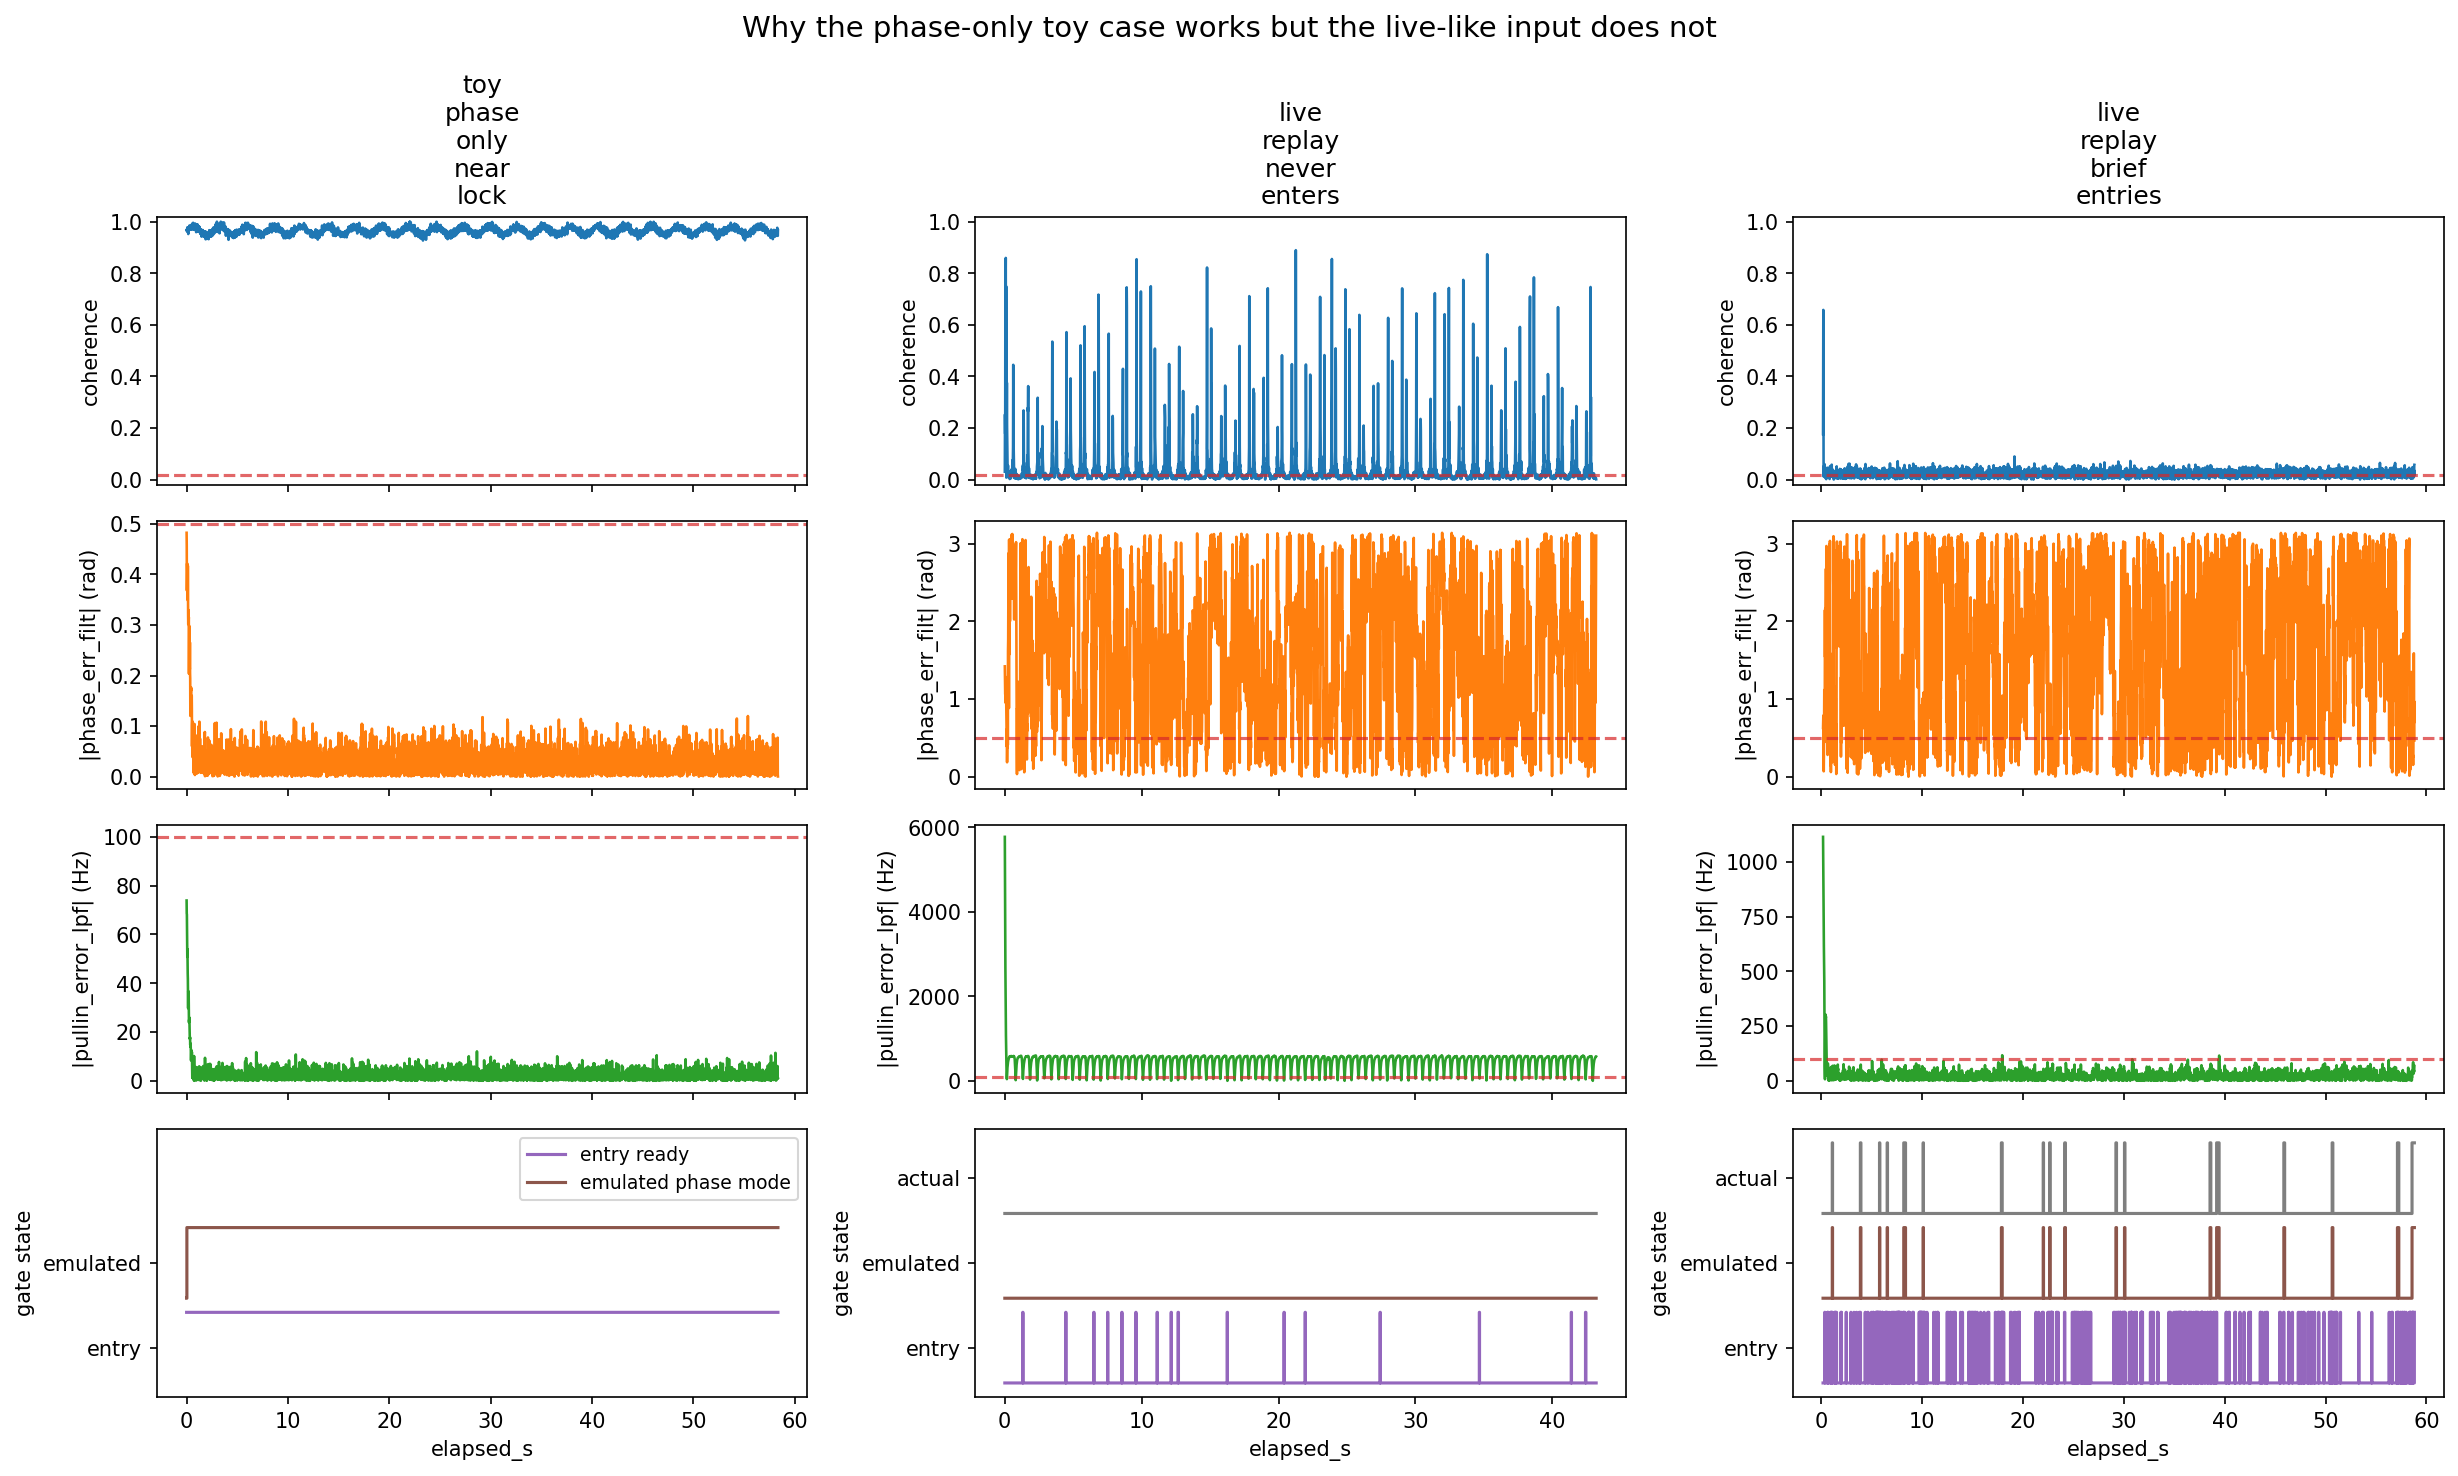

The script that saved this image:
from __future__ import annotations

import csv
import json
from dataclasses import asdict, dataclass
from pathlib import Path
from typing import Any

import matplotlib.pyplot as plt
import numpy as np


ROOT = Path(__file__).resolve().parent


@dataclass(frozen=True)
class GateConfig:
    coh_min: float = 0.02
    pullin_quality_min: float = 0.10
    phase_enter_max_err_rad: float = 0.5
    pullin_switch_hz: float = 100.0
    pullin_exit_hz: float = 300.0
    pullin_enter_dwell_updates: int = 3
    pullin_exit_dwell_updates: int = 2


LIVE_CASE_PATHS: dict[str, Path] = {
    "live_replay_never_enters": ROOT
    / "NotebookBased/runs/20260402_170940_live_hybrid_one_min_self_observer/pid/nsamp_32768/pid_nsamp32768.csv",
    "live_replay_brief_entries": ROOT
    / "NotebookBased/runs/20260402_184922_live_hybrid_one_min_open_closed_dwell3/pid/nsamp_32768/pid_nsamp32768.csv",
}


def _load_rows(path: Path) -> list[dict[str, str]]:
    with path.open(newline="") as fh:
        return list(csv.DictReader(fh))


def _float_column(rows: list[dict[str, str]], key: str, fallback_key: str | None = None) -> np.ndarray:
    values: list[float] = []
    for row in rows:
        raw = row.get(key, "")
        if (not raw) and fallback_key is not None:
            raw = row.get(fallback_key, "")
        try:
            values.append(float(raw))
        except (TypeError, ValueError):
            values.append(float("nan"))
    return np.asarray(values, dtype=np.float64)


def _int_column(rows: list[dict[str, str]], key: str) -> np.ndarray:
    values: list[int] = []
    for row in rows:
        raw = row.get(key, "0")
        try:
            values.append(int(float(raw)))
        except (TypeError, ValueError):
            values.append(0)
    return np.asarray(values, dtype=np.int64)


def _stage_column(rows: list[dict[str, str]]) -> np.ndarray:
    return np.asarray([str(row.get("stage", "")) for row in rows], dtype=object)


def _median_elapsed_step(elapsed_s: np.ndarray) -> float:
    if elapsed_s.size < 2:
        return float("nan")
    diffs = np.diff(elapsed_s)
    diffs = diffs[np.isfinite(diffs)]
    if diffs.size == 0:
        return float("nan")
    return float(np.median(diffs))


def load_live_case(label: str, path: Path) -> dict[str, Any]:
    rows = _load_rows(path)
    elapsed_s = _float_column(rows, "elapsed_s")
    stage = _stage_column(rows)
    actual_in_phase = stage == "phase_lock"
    return {
        "label": label,
        "kind": "live_replay",
        "source_path": str(path),
        "elapsed_s": elapsed_s,
        "dt_s": _median_elapsed_step(elapsed_s),
        "control_coherence": _float_column(rows, "control_coherence", fallback_key="coherence"),
        "control_pullin_quality": _float_column(
            rows, "control_pullin_quality", fallback_key="pullin_quality"
        ),
        "phase_err_filt_rad": _float_column(rows, "phase_err_filt_rad"),
        "pullin_error_lpf_hz": _float_column(rows, "pullin_error_lpf_hz"),
        "actual_in_phase": actual_in_phase,
        "actual_stage_switch_events": _int_column(rows, "stage_switch_event"),
        "actual_actions": np.asarray([str(row.get("action", "")) for row in rows], dtype=object),
    }


def make_toy_case(
    *,
    n_updates: int,
    dt_s: float,
    seed: int = 0,
) -> dict[str, Any]:
    rng = np.random.default_rng(seed)
    idx = np.arange(n_updates, dtype=np.float64)
    elapsed_s = idx * float(dt_s)
    control_coherence = np.clip(
        0.965 + 0.015 * np.sin(idx / 31.0) + rng.normal(scale=0.008, size=n_updates),
        0.0,
        1.0,
    )
    control_pullin_quality = np.clip(0.992 + rng.normal(scale=0.002, size=n_updates), 0.0, 1.0)
    phase_err_filt_rad = (
        0.46 * np.exp(-idx / 28.0)
        + 0.03 * np.sin(idx / 12.0)
        + rng.normal(scale=0.03, size=n_updates)
    )
    phase_err_filt_rad = np.clip(phase_err_filt_rad, -np.pi, np.pi)
    pullin_error_lpf_hz = 75.0 * np.exp(-idx / 16.0) + rng.normal(scale=3.0, size=n_updates)
    return {
        "label": "toy_phase_only_near_lock",
        "kind": "toy",
        "source_path": "synthetic",
        "elapsed_s": elapsed_s,
        "dt_s": float(dt_s),
        "control_coherence": control_coherence,
        "control_pullin_quality": control_pullin_quality,
        "phase_err_filt_rad": phase_err_filt_rad,
        "pullin_error_lpf_hz": pullin_error_lpf_hz,
        "actual_in_phase": None,
        "actual_stage_switch_events": None,
        "actual_actions": None,
    }


def longest_true_streak(mask: np.ndarray) -> tuple[int, int]:
    best_len = 0
    best_start = -1
    cur_len = 0
    cur_start = 0
    for idx, value in enumerate(mask.astype(bool)):
        if value:
            if cur_len == 0:
                cur_start = idx
            cur_len += 1
            if cur_len > best_len:
                best_len = cur_len
                best_start = cur_start
        else:
            cur_len = 0
    return best_len, best_start


def emulate_phase_mode(case: dict[str, Any], gate: GateConfig) -> dict[str, Any]:
    coherence = np.asarray(case["control_coherence"], dtype=np.float64)
    pullin_quality = np.asarray(case["control_pullin_quality"], dtype=np.float64)
    phase_err_filt = np.asarray(case["phase_err_filt_rad"], dtype=np.float64)
    pullin_error_lpf = np.asarray(case["pullin_error_lpf_hz"], dtype=np.float64)
    n_updates = coherence.size

    entry_ready = np.zeros(n_updates, dtype=bool)
    emulated_in_phase = np.zeros(n_updates, dtype=bool)
    emulated_switch_events = np.zeros(n_updates, dtype=np.int64)

    in_phase_mode = False
    lock_counter = 0
    unlock_counter = 0
    switch_count = 0

    for idx in range(n_updates):
        phase_coh_ok = bool(
            np.isfinite(coherence[idx]) and (coherence[idx] >= float(gate.coh_min))
        )
        pullin_quality_ok = bool(
            np.isfinite(pullin_quality[idx])
            and (pullin_quality[idx] >= float(gate.pullin_quality_min))
        )
        phase_err_ok = bool(
            np.isfinite(phase_err_filt[idx])
            and (abs(float(phase_err_filt[idx])) <= float(gate.phase_enter_max_err_rad))
        )
        pullin_err_enter_ok = bool(
            np.isfinite(pullin_error_lpf[idx])
            and (abs(float(pullin_error_lpf[idx])) <= float(gate.pullin_switch_hz))
        )
        pullin_err_exit_ok = bool(
            (not np.isfinite(pullin_error_lpf[idx]))
            or (abs(float(pullin_error_lpf[idx])) >= float(gate.pullin_exit_hz))
        )

        enter_ok = phase_coh_ok and pullin_quality_ok and phase_err_ok and pullin_err_enter_ok
        exit_ok = (not phase_coh_ok) or (not pullin_quality_ok) or pullin_err_exit_ok
        entry_ready[idx] = enter_ok

        if not in_phase_mode:
            lock_counter = lock_counter + 1 if enter_ok else 0
            unlock_counter = 0
            if lock_counter >= int(gate.pullin_enter_dwell_updates):
                in_phase_mode = True
                lock_counter = 0
                switch_count += 1
                emulated_switch_events[idx] = 1
        else:
            lock_counter = 0
            unlock_counter = unlock_counter + 1 if exit_ok else 0
            if unlock_counter >= int(gate.pullin_exit_dwell_updates):
                in_phase_mode = False
                unlock_counter = 0
                switch_count += 1
                emulated_switch_events[idx] = 1

        emulated_in_phase[idx] = in_phase_mode

    return {
        "entry_ready": entry_ready,
        "emulated_in_phase": emulated_in_phase,
        "emulated_switch_events": emulated_switch_events,
        "emulated_stage_switches": int(switch_count),
    }


def summarize_case(case: dict[str, Any], gate_results: dict[str, Any]) -> dict[str, Any]:
    dt_s = float(case["dt_s"])
    coherence = np.asarray(case["control_coherence"], dtype=np.float64)
    phase_err_abs = np.abs(np.asarray(case["phase_err_filt_rad"], dtype=np.float64))
    pullin_err_abs = np.abs(np.asarray(case["pullin_error_lpf_hz"], dtype=np.float64))
    entry_ready = np.asarray(gate_results["entry_ready"], dtype=bool)
    emulated_in_phase = np.asarray(gate_results["emulated_in_phase"], dtype=bool)
    longest_streak_updates, _ = longest_true_streak(entry_ready)

    actual_in_phase = case.get("actual_in_phase")
    actual_switch_events = case.get("actual_stage_switch_events")
    actual_stage_switches = None
    actual_phase_mode_fraction = None
    actual_entered_phase = None
    if actual_in_phase is not None:
        actual_in_phase = np.asarray(actual_in_phase, dtype=bool)
        actual_phase_mode_fraction = float(np.mean(actual_in_phase))
        actual_entered_phase = bool(np.any(actual_in_phase))
    if actual_switch_events is not None:
        actual_stage_switches = int(np.sum(np.asarray(actual_switch_events, dtype=np.int64)))

    return {
        "kind": case["kind"],
        "source_path": case["source_path"],
        "updates": int(coherence.size),
        "dt_s": dt_s,
        "median_coherence": float(np.nanmedian(coherence)),
        "p90_coherence": float(np.nanpercentile(coherence, 90.0)),
        "median_abs_phase_err_filt_rad": float(np.nanmedian(phase_err_abs)),
        "p10_abs_phase_err_filt_rad": float(np.nanpercentile(phase_err_abs, 10.0)),
        "median_abs_pullin_error_lpf_hz": float(np.nanmedian(pullin_err_abs)),
        "p10_abs_pullin_error_lpf_hz": float(np.nanpercentile(pullin_err_abs, 10.0)),
        "entry_ready_fraction": float(np.mean(entry_ready)),
        "longest_entry_ready_streak_updates": int(longest_streak_updates),
        "longest_entry_ready_streak_s": float(longest_streak_updates * dt_s),
        "emulated_enters_phase_lock": bool(np.any(emulated_in_phase)),
        "emulated_phase_mode_fraction": float(np.mean(emulated_in_phase)),
        "emulated_stage_switches": int(gate_results["emulated_stage_switches"]),
        "actual_enters_phase_lock": actual_entered_phase,
        "actual_phase_mode_fraction": actual_phase_mode_fraction,
        "actual_stage_switches": actual_stage_switches,
    }


def plot_cases(
    cases: list[dict[str, Any]],
    gate_results_by_label: dict[str, dict[str, Any]],
    gate: GateConfig,
) -> plt.Figure:
    fig, axes = plt.subplots(nrows=4, ncols=len(cases), figsize=(5.5 * len(cases), 10), sharex="col")
    if len(cases) == 1:
        axes = np.asarray(axes).reshape(4, 1)

    for col, case in enumerate(cases):
        label = str(case["label"])
        elapsed_s = np.asarray(case["elapsed_s"], dtype=np.float64)
        coherence = np.asarray(case["control_coherence"], dtype=np.float64)
        phase_err_abs = np.abs(np.asarray(case["phase_err_filt_rad"], dtype=np.float64))
        pullin_err_abs = np.abs(np.asarray(case["pullin_error_lpf_hz"], dtype=np.float64))
        gate_results = gate_results_by_label[label]
        entry_ready = np.asarray(gate_results["entry_ready"], dtype=bool).astype(np.float64)
        emulated_in_phase = np.asarray(gate_results["emulated_in_phase"], dtype=bool).astype(np.float64)

        axes[0, col].plot(elapsed_s, coherence, color="tab:blue", lw=1.25)
        axes[0, col].axhline(gate.coh_min, color="tab:red", ls="--", alpha=0.7)
        axes[0, col].set_title(label.replace("_", "\n"))
        axes[0, col].set_ylabel("coherence")
        axes[0, col].set_ylim(-0.02, 1.02)

        axes[1, col].plot(elapsed_s, phase_err_abs, color="tab:orange", lw=1.25)
        axes[1, col].axhline(gate.phase_enter_max_err_rad, color="tab:red", ls="--", alpha=0.7)
        axes[1, col].set_ylabel("|phase_err_filt| (rad)")

        axes[2, col].plot(elapsed_s, pullin_err_abs, color="tab:green", lw=1.25)
        axes[2, col].axhline(gate.pullin_switch_hz, color="tab:red", ls="--", alpha=0.7)
        axes[2, col].set_ylabel("|pullin_error_lpf| (Hz)")

        axes[3, col].step(elapsed_s, entry_ready, where="post", color="tab:purple", label="entry ready")
        axes[3, col].step(
            elapsed_s,
            1.2 + emulated_in_phase,
            where="post",
            color="tab:brown",
            label="emulated phase mode",
        )
        actual_in_phase = case.get("actual_in_phase")
        if actual_in_phase is not None:
            actual_in_phase = np.asarray(actual_in_phase, dtype=bool).astype(np.float64)
            axes[3, col].step(
                elapsed_s,
                2.4 + actual_in_phase,
                where="post",
                color="tab:gray",
                label="actual phase mode",
            )
            axes[3, col].set_yticks([0.5, 1.7, 2.9])
            axes[3, col].set_yticklabels(["entry", "emulated", "actual"])
        else:
            axes[3, col].set_yticks([0.5, 1.7])
            axes[3, col].set_yticklabels(["entry", "emulated"])
        axes[3, col].set_ylim(-0.2, 3.6)
        axes[3, col].set_ylabel("gate state")
        axes[3, col].set_xlabel("elapsed_s")

    axes[3, 0].legend(loc="upper right", fontsize=9)
    fig.suptitle("Why the phase-only toy case works but the live-like input does not", fontsize=14)
    fig.tight_layout()
    return fig


def run_analysis() -> dict[str, Any]:
    live_cases = [load_live_case(label, path) for label, path in LIVE_CASE_PATHS.items()]
    reference_case = live_cases[-1]
    toy_case = make_toy_case(
        n_updates=int(reference_case["control_coherence"].size),
        dt_s=float(reference_case["dt_s"]),
        seed=0,
    )
    cases = [toy_case, *live_cases]
    gate = GateConfig()

    gate_results_by_label: dict[str, dict[str, Any]] = {}
    summary: dict[str, Any] = {}
    for case in cases:
        gate_results = emulate_phase_mode(case, gate)
        gate_results_by_label[str(case["label"])] = gate_results
        summary[str(case["label"])] = summarize_case(case, gate_results)

    fig = plot_cases(cases, gate_results_by_label, gate)
    return {
        "gate": asdict(gate),
        "summary": summary,
        "figure": fig,
    }


def main() -> int:
    results = run_analysis()
    print(json.dumps({"gate": results["gate"], "summary": results["summary"]}, indent=2, sort_keys=True))
    output_path = ROOT / "clock_sync_simulation_live_like.png"
    results["figure"].savefig(output_path, dpi=150, bbox_inches="tight")
    print(f"saved_figure: {output_path}")
    return 0


if __name__ == "__main__":
    raise SystemExit(main())
